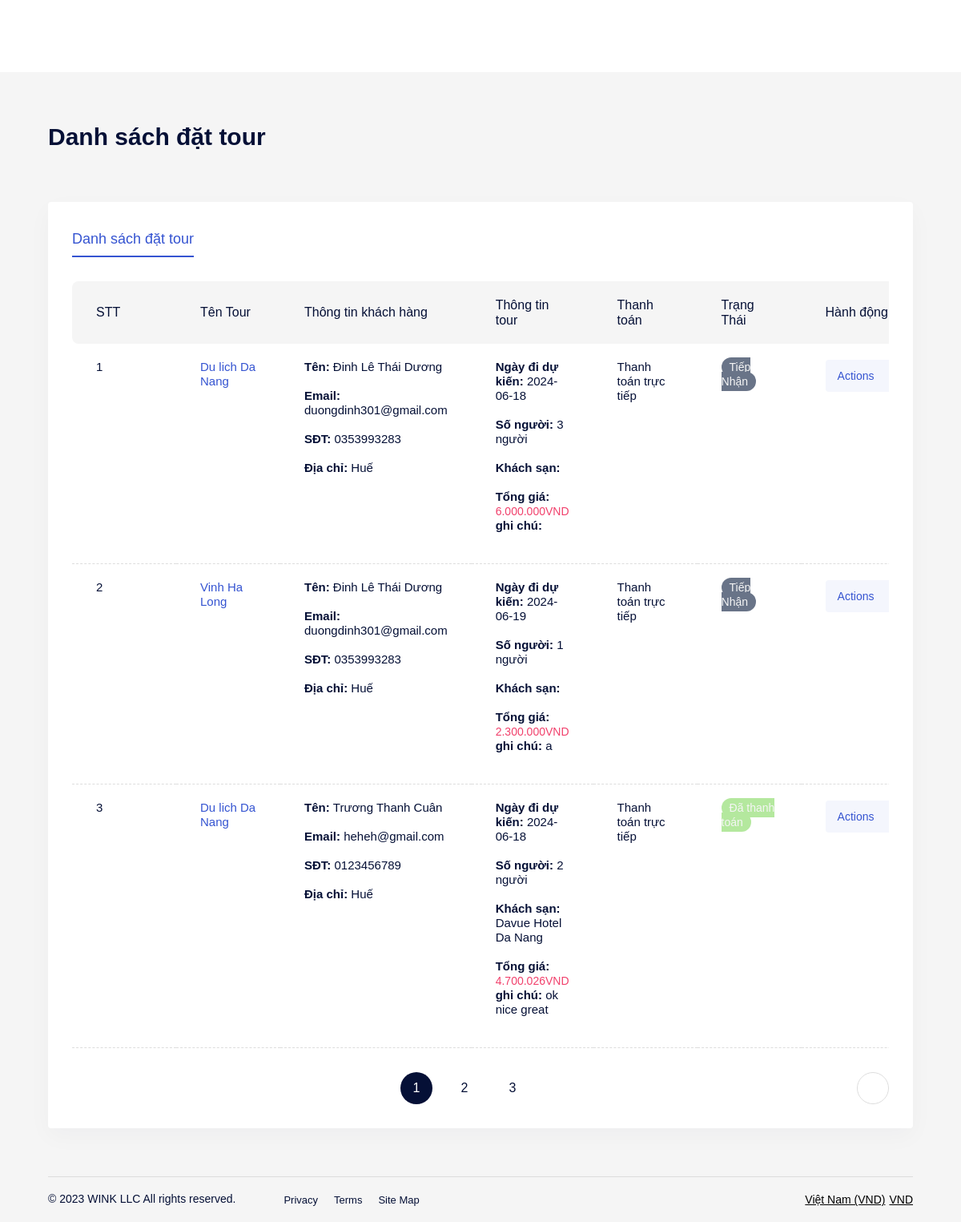
/admin.php?controller=booking (signed in), run on the app's committed database.
### tables this page shows
CREATE TABLE `tour` (
  `id` int NOT NULL AUTO_INCREMENT,
  `tour_name` varchar(255) NOT NULL,
  `tour_description` text,
  `tour_introduction` text,
  `tour_journey` varchar(255) NOT NULL,
  `tour_schedule` varchar(255) NOT NULL,
  `tour_start_date` date DEFAULT NULL,
  `tour_end_date` date DEFAULT NULL,
  `tour_price` decimal(10,0) DEFAULT NULL,
  `tour_max_capacity` int DEFAULT NULL,
  `tour_registration` int DEFAULT NULL,
  `tour_vehicle` varchar(255) NOT NULL,
  `tour_starting_point` varchar(255) NOT NULL,
  `tour_location_id` int DEFAULT NULL,
  `tour_image_url` varchar(255) DEFAULT NULL,
  `tour_includes` text,
  `tour_highlights` text,
  `tour_create_date` date DEFAULT NULL,
  `tour_edit_date` datetime DEFAULT NULL,
  `tour_total_view` int DEFAULT '0',
  `tour_location_name` varchar(255) DEFAULT NULL,
  `tour_status` varchar(45) DEFAULT 'Hiển thị',
  `tour_status_id` int DEFAULT '1',
  `tour_star` double DEFAULT NULL,
  `tour_duration` int DEFAULT NULL,
  `tour_number_of_rating` int DEFAULT NULL,
  `url` varchar(2000) DEFAULT NULL,
  `tour_id` varchar(45) DEFAULT NULL,
  PRIMARY KEY (`id`),
  KEY `tour_location_id` (`tour_location_id`)
);

CREATE TABLE `book_tour` (
  `id` int NOT NULL AUTO_INCREMENT,
  `customer_name` varchar(100) DEFAULT NULL,
  `customer_email` varchar(100) DEFAULT NULL,
  `customer_phone` varchar(20) DEFAULT NULL,
  `tour_id` int DEFAULT NULL,
  `capacity` int DEFAULT NULL,
  `customer_address` text,
  `note` text,
  `date` date DEFAULT NULL,
  `hotel_id` int DEFAULT NULL,
  `total` int DEFAULT NULL,
  `room` int DEFAULT NULL,
  `status_id` int DEFAULT '1',
  `booktour_status` varchar(45) NOT NULL DEFAULT 'Tiếp Nhận',
  `user_id` int DEFAULT NULL,
  `date_start` date DEFAULT NULL,
  `date_end` date DEFAULT NULL,
  PRIMARY KEY (`id`)
);

CREATE TABLE `hotel` (
  `id` int NOT NULL AUTO_INCREMENT,
  `hotel_name` varchar(255) NOT NULL,
  `hotel_price` int DEFAULT NULL,
  `hotel_status` varchar(50) NOT NULL DEFAULT 'Hiển thị',
  `hotel_description` text,
  `hotel_introduction` text,
  `hotel_location` varchar(225) DEFAULT NULL,
  `hotel_location_id` int DEFAULT NULL,
  `hotel_image_url` varchar(45) DEFAULT NULL,
  `hotel_status_id` int DEFAULT '1',
  `hotel_phone` varchar(45) DEFAULT NULL,
  `hotel_address` varchar(225) DEFAULT NULL,
  `hotel_rating` float DEFAULT NULL,
  `hotel_contact` varchar(45) DEFAULT NULL,
  `hotel_amenities` varchar(255) DEFAULT NULL,
  `check_in_time` datetime DEFAULT NULL,
  `check_out_time` datetime DEFAULT NULL,
  PRIMARY KEY (`id`)
);

### admin/controllers/booking/index.php (called while the page is built, shortened)
<?php
require_once('lib/models.php');
$result = get_total('book_tour');
$total_records = $result;
$current_page = isset($_GET['p']) ? $_GET['p'] : 1;
$limit = 3;
$total_page = ceil($total_records / $limit);
$start = ($current_page - 1) * $limit;
$data = get_all_pag('book_tour', $start, $limit);
include('admin/views/booking/index.php');

### lib/models.php (called while the page is built, shortened)
<?php
require_once('config/database.php');
function get_a_record($table, $id)
{
    global $conn;
    $id = intval($id);
    $sql = "SELECT * FROM `$table` WHERE id =$id";
    $query = mysqli_query($conn, $sql);
    $data = array();
    if (mysqli_num_rows($query) > 0) {
        while ($row = mysqli_fetch_assoc($query)) {
            $data[] = $row;
        }
    }
    return $data;
}
function get_total($table)
{
    global $conn;
    $sql = "SELECT COUNT(*) as total FROM $table";
    $query = mysqli_query($conn, $sql) or die(mysqli_error($conn));
    $row = mysqli_fetch_assoc($query);
    return $row['total'];
}
function get_all_pag($table, $start, $limit)
{
    $sql = "SELECT * FROM `$table` ORDER BY id DESC LIMIT $start,$limit";
    global $conn;
    $query = mysqli_query($conn, $sql);
    $data = array();
    if (mysqli_num_rows($query) > 0) {
        while ($row = mysqli_fetch_assoc($query)) {
            $data[] = $row;
        }
    }
    return $data;
}

### admin/views/booking/index.php (the view, shortened to what this page needs)
<?php
include('admin/views/shared/header.php');
?>
<div class="dashboard__main">
    <div class="dashboard__content bg-light-2">
        <div class="row y-gap-20 justify-between items-end pb-60 lg:pb-40 md:pb-32">
            <div class="col-auto">
                <h1 class="text-30 lh-14 fw-600">Danh sách đặt tour</h1>
            </div>
        </div>
        <div class="py-30 px-30 rounded-4 bg-white shadow-3">
            <div class="tabs -underline-2 js-tabs">
                <div class="tabs__controls row x-gap-40 y-gap-10 lg:x-gap-20 js-tabs-controls">
                    <div class="col-auto">
                        <button
                            class="tabs__button text-18 lg:text-16 text-light-1 fw-500 pb-5 lg:pb-0 js-tabs-button is-tab-el-active"
                            data-tab-target=".-tab-item-1">
                            Danh sách đặt tour
                        </button>
                    </div>
                </div>
                <div class="tabs__content pt-30 js-tabs-content">
                    <div class="tabs__pane -tab-item-1 is-tab-el-active">
                        <div class="overflow-scroll scroll-bar-1">
                            <table class="table-4 -border-bottom col-12">
                                <thead class="bg-light-2">
                                    <tr>
                                        <th >STT</th>
                                        <th style="width: 300px">Tên Tour</th>
                                        <th style="width: 300px" style="width: 300px">Thông tin khách hàng</th>
                                        <th style="width: 500px">Thông tin tour</th>
                                        <th >Thanh toán</th>
                                        <th style="width: 300px !important">Trạng Thái</th>
                                        <th>Hành động</th>
                                    </tr>
                                </thead>
                                <tbody>
                                    <?php
                                    $a = 1;
                                    foreach ($data as $element) {
                                        $tour = get_a_record('tour', $element['tour_id']);
                                        foreach ($tour as $b){
                                        ?>
                                        <tr>
                                            <td>
                                                <?php echo $a; ?>
                                            </td>
                                            <td class="text-blue-1 fw-500">
                                                <?php echo $b['tour_name'];
                                                ?>
                                            </td>
                                            <td style="width: 400px">
                                            <b>Tên: </b>
                                                <?php echo $element['customer_name'] ?><br><br>
                                            <b>Email: </b>
                                            <?php echo $element['customer_email'] ?><br><br>
                                            <b>SĐT: </b>
                                            <?php echo $element['customer_phone'] ?><br><br>
                                            <b>Địa chỉ: </b>
                                            <?php echo $element['customer_address'] ?><br><br>
                                            </td>
                                            <td style="width: 500px; height: 150px">
                                                <b>Ngày đi dự kiến: </b>
                                                <?php echo $b['tour_start_date']; ?><br><br>
                                                <b>Số người:</b>
                                                <?php echo $element['capacity'].' người'; ?><br><br>
                                                <b>Khách sạn:</b>
                                                <?php $idht=get_a_record('hotel',$element['hotel_id']);
                                                    foreach($idht as $hotel){
                                                        echo $hotel['hotel_name'];
                                                    }
                                                } ?><br><br>
                                                        <b>Tổng giá:</b>
                                                        <span class=" text-center text-14 fw-500 text-red-2">
                                                    <?php echo number_format($element['total'], 0, ',', '.') . 'VND';     ?>
                                                    </span>
                                                    <br>
                                                    <b>ghi chú:</b>
                                                    <?php echo $element['note']; ?><br><br>
                                                    </td>
                                                    <td>
                                                        Thanh toán trực tiếp
                                            </td>
                                            <td>
                                                <?php if ($element['status_id'] == 5) { ?>
                                                    <span
                                                        class="rounded-100 py-4 px-10 text-center text-14 fw-500 bg-red-3 text-red-2">
                                                        <?php echo $element['booktour_status']; ?>
                                                    </span>
                                                <?php }
                                                else if ($element['status_id'] == 1) { ?>
                                                        <span
                                                            class="rounded-100 py-4 px-10 text-center text-14 fw-500 bg-light-1 text-light-2">
                                                        <?php echo $element['booktour_status']; ?>
                                                        </span>
                                                <?php }else if ($element['status_id'] == 2) { ?>
                                                        <span
                                                            class="rounded-100 py-4 px-10 text-center text-14 fw-500 bg-blue-1-05 text-blue-1">
                                                        <?php echo $element['booktour_status']; ?>
                                                        </span><?php }
                                                else if ($element['status_id'] == 3) { ?>
                                                        <span
                                                            class="rounded-100 py-4 px-10 text-center text-14 fw-500 bg-success-2 text-light-2   ">
                                                        <?php echo $element['booktour_status']; ?>
                                                        </span> <?php }?>
                                            </td>
                                            <td>
                          <div class="dropdown js-dropdown js-actions-<?php echo $a ?>-active">
                            <div class="dropdown__button d-flex items-center rounded-4 text-blue-1 bg-blue-1-05 text-14 px-15 py-5" data-el-toggle=".js-actions-<?php echo $a ?>-toggle" data-el-toggle-active=".js-actions-<?php echo $a; ?>-active">
                              <span class="js-dropdown-title">Actions</span>
                              <i class="icon icon-chevron-sm-down text-7 ml-10"></i>
                            </div>
                            <div class="toggle-element -dropdown-2 js-click-dropdown js-actions-<?php echo $a;
                                $a++; ?>-toggle">
                                            </div>
                                          </div>
                                        </td>
                                                        </tr>
                                    <?php } ?>
                                </tbody>
                            </table>
                            <div class="pt-30">
            <div class="row justify-between">
              <div class="col-auto">
                                    </div>
                                    <div class="col-auto">
                                        <div class="row x-gap-20 y-gap-20 items-center">
                                            <?php for ($i = 1; $i <= $total_page; $i++) {
                                                if ($i == $current_page) { ?>
                                                    <div class="col-auto">
                                                        <a href="">
                                                            <div class="size-40 flex-center rounded-full bg-dark-1 text-white">
                                                                <?php echo $i ?>
                                                            </div>
                                                        </a>
                                                    </div>
                                                <?php }
                                                else { ?>
                                                    <div class="col-auto">
                                                        <a href="../../../admin.php?controller=booking&acion=index&p=<?php echo $i ?> ">
                                                            <div class="size-40 flex-center rounded-full">
                                                                <?php echo $i ?>
                                                            </div>
                                                        </a>
                                                    </div>
                                                <?php }
                                            } ?>
                                        </div>
                                    </div>
                                    <div class="col-auto">
                                        <a href='../../../admin.php?controller=booking&acion=index&p=<?php echo $current_page + 1 ?> '
                                            class="button -blue-1 size-40 rounded-full border-light">
                                            <i class="icon-chevron-right text-12"></i>
                                        </a>
                                    </div>
                                </div>
                            </div>
                        </div>
                    </div>
                </div>
            </div>
        </div>
        <?php include('admin/views/shared/footer.php') ?>

### data on the page
book_tour: customer_name "Đinh Lê Thái Dương", customer_email "duongdinh301@gmail.com", customer_phone "0353993283", customer_address "Huế", capacity "3", total "6.000.000", booktour_status "Tiếp Nhận"
tour: tour_name "Du lich Da Nang", tour_start_date "2024-06-18"
book_tour: customer_name "Đinh Lê Thái Dương", customer_email "duongdinh301@gmail.com", customer_phone "0353993283", customer_address "Huế", capacity "1", total "2.300.000", note "a", booktour_status "Tiếp Nhận"
tour: tour_name "Vinh Ha Long", tour_start_date "2024-06-19"
book_tour: customer_name "Trương Thanh Cuân", customer_email "heheh@gmail.com", customer_phone "0123456789", customer_address "Huế", capacity "2", total "4.700.026", note "ok nice great", booktour_status "Đã thanh toán"
hotel: hotel_name "Davue Hotel Da Nang"
